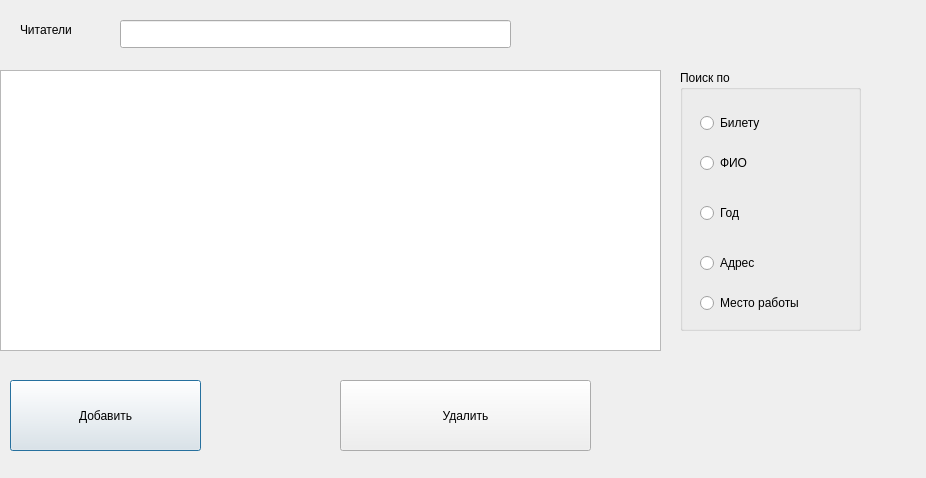
<?xml version="1.0" encoding="UTF-8"?>
<ui version="4.0">
 <class>readers</class>
 <widget class="QDialog" name="readers">
  <property name="geometry">
   <rect>
    <x>0</x>
    <y>0</y>
    <width>926</width>
    <height>478</height>
   </rect>
  </property>
  <property name="windowTitle">
   <string>Dialog</string>
  </property>
  <widget class="QLabel" name="label">
   <property name="geometry">
    <rect>
     <x>20</x>
     <y>20</y>
     <width>63</width>
     <height>20</height>
    </rect>
   </property>
   <property name="text">
    <string>Читатели</string>
   </property>
  </widget>
  <widget class="QTableView" name="tableView">
   <property name="geometry">
    <rect>
     <x>0</x>
     <y>70</y>
     <width>661</width>
     <height>281</height>
    </rect>
   </property>
  </widget>
  <widget class="QLineEdit" name="lineEdit">
   <property name="geometry">
    <rect>
     <x>120</x>
     <y>20</y>
     <width>391</width>
     <height>28</height>
    </rect>
   </property>
  </widget>
  <widget class="QPushButton" name="pushButton">
   <property name="geometry">
    <rect>
     <x>10</x>
     <y>380</y>
     <width>191</width>
     <height>71</height>
    </rect>
   </property>
   <property name="text">
    <string>Добавить</string>
   </property>
  </widget>
  <widget class="QPushButton" name="pushButton_2">
   <property name="geometry">
    <rect>
     <x>340</x>
     <y>380</y>
     <width>251</width>
     <height>71</height>
    </rect>
   </property>
   <property name="text">
    <string>Удалить</string>
   </property>
  </widget>
  <widget class="QGroupBox" name="groupBox">
   <property name="geometry">
    <rect>
     <x>680</x>
     <y>70</y>
     <width>181</width>
     <height>261</height>
    </rect>
   </property>
   <property name="title">
    <string>Поиск по</string>
   </property>
   <widget class="QRadioButton" name="radioButton">
    <property name="geometry">
     <rect>
      <x>20</x>
      <y>40</y>
      <width>112</width>
      <height>26</height>
     </rect>
    </property>
    <property name="text">
     <string>Билету</string>
    </property>
   </widget>
   <widget class="QRadioButton" name="radioButton_2">
    <property name="geometry">
     <rect>
      <x>20</x>
      <y>80</y>
      <width>112</width>
      <height>26</height>
     </rect>
    </property>
    <property name="text">
     <string>ФИО</string>
    </property>
   </widget>
   <widget class="QRadioButton" name="radioButton_3">
    <property name="geometry">
     <rect>
      <x>20</x>
      <y>130</y>
      <width>112</width>
      <height>26</height>
     </rect>
    </property>
    <property name="text">
     <string>Год</string>
    </property>
   </widget>
   <widget class="QRadioButton" name="radioButton_4">
    <property name="geometry">
     <rect>
      <x>20</x>
      <y>180</y>
      <width>112</width>
      <height>26</height>
     </rect>
    </property>
    <property name="text">
     <string>Адрес</string>
    </property>
   </widget>
   <widget class="QRadioButton" name="radioButton_5">
    <property name="geometry">
     <rect>
      <x>20</x>
      <y>220</y>
      <width>131</width>
      <height>26</height>
     </rect>
    </property>
    <property name="text">
     <string>Место работы</string>
    </property>
   </widget>
  </widget>
 </widget>
 <resources/>
 <connections/>
</ui>
